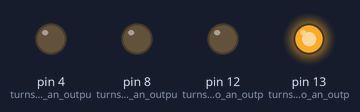
The sketch below on a simulated Arduino Uno, built with avr-gcc and run on an emulated ATmega328P. Parts: output pins drawn as LEDs (lit = HIGH).

Above: at 0.2 s.
At 1.7 s:
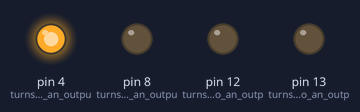
At 2.2 s:
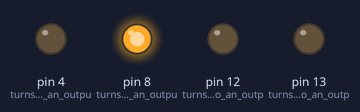
At 5.7 s:
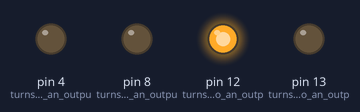
Timing chart, 0 to 6.9 s (numbered marks = the images above):
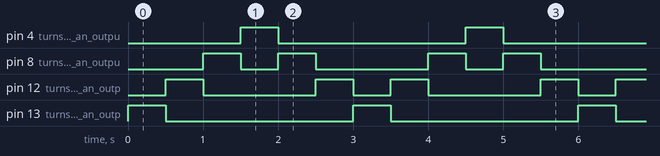

The sketch:

4LightChaser.ino
```cpp
/*
  Light chaser program 1

  Goal:  This program creates a light-chasing effect with 4 LEDs by turning
  the LEDs on and off in sequence which simulates movement.

  Theme: Digital output

*/
int viny = 500;
// the setup function runs once when you press reset or power the board
void setup() {
  pinMode(13, OUTPUT);     //turns pin 13 into an output
  pinMode(12, OUTPUT);     //turns pin 12 into an output
  pinMode(8, OUTPUT);      //turns pin 8 into an output
  pinMode(4, OUTPUT);      //turns pin 4 into an output
}

// the loop function runs over and over again forever
void loop() {

  digitalWrite(13, 1); // turn the LED on (HIGH is the voltage level)
  digitalWrite(12, 0); // turn the LED off by making the voltage LOW
  digitalWrite(8, 0);  // turn the LED off by making the voltage LOW
  digitalWrite(4, 0);  // turn the LED off by making the voltage LOW
  delay(viny);         // wait for a second

  digitalWrite(13, 0); // turn the LED off by making the voltage LOW
  digitalWrite(12, 1); // turn the LED on (HIGH is the voltage level)
  digitalWrite(8, 0);  // turn the LED off by making the voltage LOW
  digitalWrite(4, 0);  // turn the LED off by making the voltage LOW
  delay(viny);         // wait for a second

  digitalWrite(13, 0); // turn the LED off by making the voltage LOW
  digitalWrite(12, 0); // turn the LED off by making the voltage LOW
  digitalWrite(8, 1);  // turn the LED on (HIGH is the voltage level)
  digitalWrite(4, 0);  // turn the LED off by making the voltage LOW
  delay(viny);         // wait for a second

  digitalWrite(13, 0); // turn the LED off by making the voltage LOW
  digitalWrite(12, 0); // turn the LED off by making the voltage LOW
  digitalWrite(8, 0);  // turn the LED off by making the voltage LOW
  digitalWrite(4, 1);  // turn the LED on (HIGH is the voltage level)
  delay(viny);         // wait for a second

  digitalWrite(13, 0); // turn the LED off by making the voltage LOW
  digitalWrite(12, 0); // turn the LED off by making the voltage LOW
  digitalWrite(8, 1);  // turn the LED on (HIGH is the voltage level)
  digitalWrite(4, 0);  // turn the LED off by making the voltage LOW
  delay(viny);         // wait for a second

  digitalWrite(13, 0); // turn the LED off by making the voltage LOW
  digitalWrite(12, 1); // turn the LED on (HIGH is the voltage level)
  digitalWrite(8, 0);  // turn the LED off by making the voltage LOW
  digitalWrite(4, 0);  // turn the LED off by making the voltage LOW
  delay(viny);         // wait for a second
}
 
```

Measured:
- by itself, pin 4 (turns_pin_4_into_an_outpu), pin 13 (turns_pin_13_into_an_outp): alternates HIGH for 0.50 s and LOW for 2.5 s
- by itself, pin 8 (turns_pin_8_into_an_outpu): repeats every 3.0 s: LOW 0.50 s, HIGH 0.50 s, LOW 1.5 s, HIGH 0.50 s
- by itself, pin 12 (turns_pin_12_into_an_outp): repeats every 3.0 s: LOW 1.5 s, HIGH 0.50 s, LOW 0.50 s, HIGH 0.50 s
